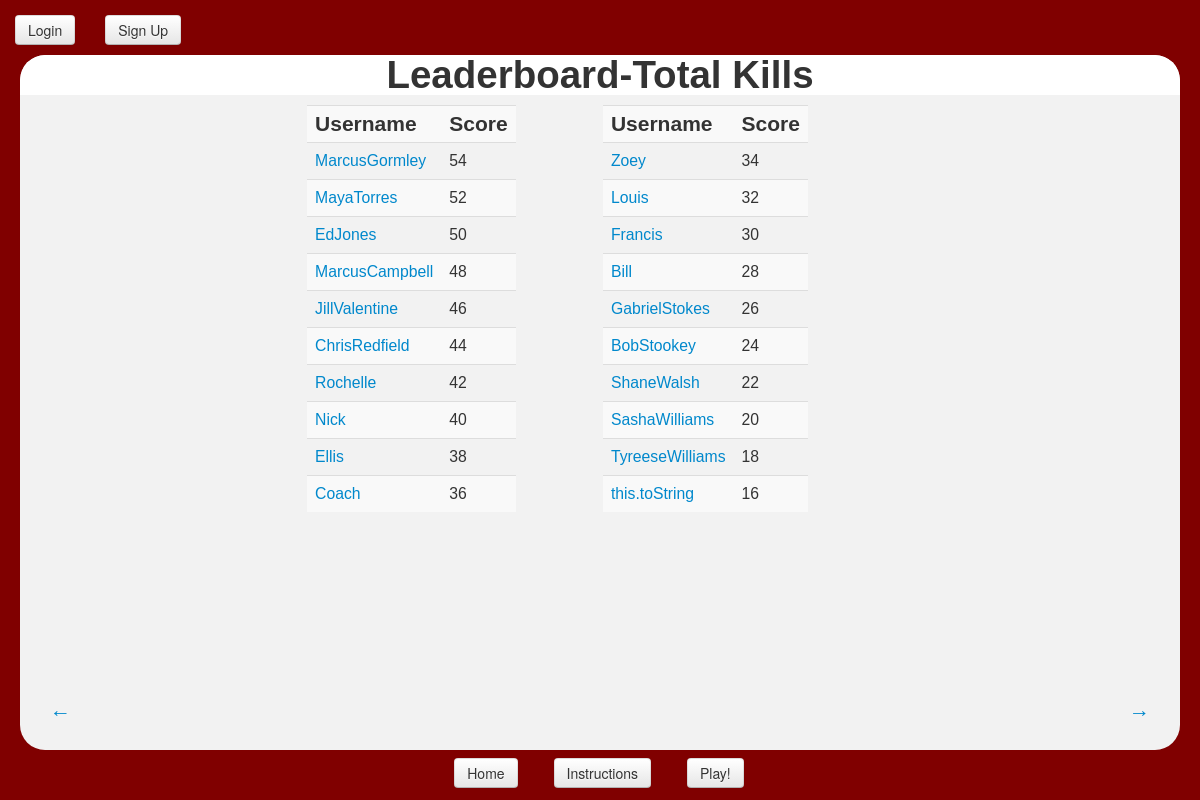
The app's page /zombie_search/ with its own data.
### zombie_search/models.py (models this page shows, shortened)
class Player(models.Model):
    user = models.OneToOneField(User)
    profile_picture = models.ImageField(upload_to = "player-proflies", blank=True)
    player_state = PickledObjectField()
    update_state = PickledObjectField()
    street = PickledObjectField()
    game_state = PickledObjectField()
    games_played = models.IntegerField(default=0)
    total_days = models.IntegerField(default=0)
    avg_days = models.FloatField(default=0.0)
    most_days_survived = models.IntegerField(default=0)
    most_kills = models.IntegerField(default=0)
    total_kills = models.IntegerField(default=0)
    most_people = models.IntegerField(default=0)
    slug = models.SlugField(unique=True)

### zombie_search/views.py (the view)
def total_kills(request):
    context_dict = get_leaderboard(request, 'total_kills',"avg_days", "most_kills")
    return render(request, 'zombie_search/Home.html', context_dict)

### zombie_search/views.py (called while the page is built)
def get_user_slug(request):
    username = request.user
    try:
        player = Player.objects.get(user = username)
        user_slug = player.slug
    except:
        user_slug = None
    return user_slug

def decode_url(str):
    str = str.replace('_', ' ')
    return str.title()

def get_leaderboard(request, OrderBy, left, right):
    top_ten = Player.objects.order_by(OrderBy).reverse()[:10]
    next_ten = Player.objects.order_by(OrderBy).reverse()[10:20]
    context_dict = {'top_ten': top_ten,
					'next_ten': next_ten,
					'lefturl':left,
					'righturl':right,
					'this': decode_url(OrderBy),
                    'slug': get_user_slug(request)
					}
    return context_dict

### templates/zombie_search/Home.html (shortened to what this page needs)
{% extends 'zombie_search/Base.html' %}
{% block header %}Leaderboard-{{this}}{% endblock %}
{% block body %}
<a href ="/zombie_search/{{ lefturl }}" id="load_leaderboard" style="position: absolute; left:30px; bottom: 30px;">&larr;</a>
	<table class = "table table-striped">
		<tr>
		<th>Username</th>
		<th>Score</th>
		</tr>
		{% for player in top_ten %}
			<tr>
			<td><a href= "/zombie_search/profile/{{ player.slug }}">{{ player.user.username }}</a></td>
			<td>{{ player.most_kills }}</td>
			</tr>
		{% endfor %}
	</table>
	<table class="table table-striped">
		<tr>
		<th>Username</th>
		<th>Score</th>
		</tr>
		{% for player in next_ten %}
			<tr>
			<td><a href= "/zombie_search/profile/{{ player.slug }}">{{ player.user.username }}</a></td>
			<td>{{ player.most_kills }}</td>
			</tr>
		{% endfor %}
	</table>
<a href = "/zombie_search/{{ righturl }}" style="position:absolute; right:30px; bottom: 30px;">&rarr;</a>
{% endblock %}

### static/css/base_style.css (style rules this page uses)
body { background-color: #800000; }
.table { display:table; margin: 0 auto; width:25%; display: inline-block; margin-top: 10px; }
.table td { font-size: 75%; }

### records on screen
Player: user.username "MarcusGormley", most_kills "54"
Player: user.username "MayaTorres", most_kills "52"
Player: user.username "EdJones", most_kills "50"
Player: user.username "MarcusCampbell", most_kills "48"
Player: user.username "JillValentine", most_kills "46"
Player: user.username "ChrisRedfield", most_kills "44"
Player: user.username "Rochelle", most_kills "42"
Player: user.username "Nick", most_kills "40"
Player: user.username "Ellis", most_kills "38"
Player: user.username "Coach", most_kills "36"
Player: user.username "Zoey", most_kills "34"
Player: user.username "Louis", most_kills "32"
Player: user.username "Francis", most_kills "30"
Player: user.username "Bill", most_kills "28"
Player: user.username "GabrielStokes", most_kills "26"
Player: user.username "BobStookey", most_kills "24"
Player: user.username "ShaneWalsh", most_kills "22"
Player: user.username "SashaWilliams", most_kills "20"
Player: user.username "TyreeseWilliams", most_kills "18"
Player: user.username "this.toString", most_kills "16"

### other values on screen
{{ this }} "Total Kills"
